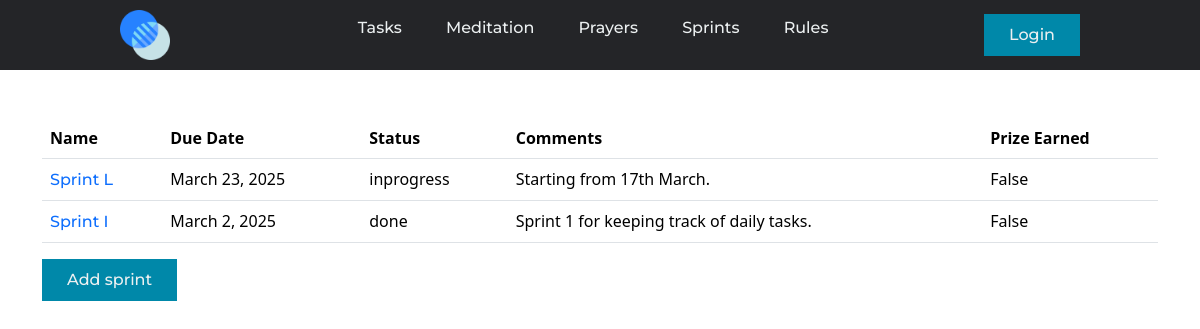
Page /sprints/ on the committed database.
### task/models.py (models this page shows, shortened)
class Sprint(models.Model):
    STATUS_CHOICES = [('notdone', 'notdone'), ('inprogress', 'inprogress'), ('done', 'done')]
    name = models.CharField(max_length=255)
    due_date = models.DateField()
    status = models.CharField(choices=STATUS_CHOICES, max_length=255)
    comments = models.TextField()
    prize_earned = models.BooleanField(default=False)
    owner = models.ForeignKey(get_user_model(), on_delete=models.CASCADE)

### task/views.py (the view)
# urls.py: path('sprints/', views.SprintListView.as_view(), name='sprints'),
class SprintListView(generic.ListView):
    model = Sprint
    queryset = Sprint.objects.all()
    template_name = 'sprint/sprints.html'
    context_object_name = 'sprints'

### templates/sprint/sprints.html (shortened to what this page needs)
{% extends 'base.html' %}
{% block content %}
  <div class="container mt-5">
    {% if sprints %}
    <table class="table">
      <th>Name</th>
      <th>Due Date</th>
      <th>Status</th>
      <th>Comments</th>
      <th>Prize Earned</th>
      {% for sprint in sprints|dictsortreversed:'due_date' %}
      <tr>
        <td><a href="{% url 'sprint_edit' sprint.id %}">{{sprint.name}}</a></td>
        <td>{{sprint.due_date}}</td>
        <td>{{sprint.status}}</td>
        <td>{{sprint.comments}}</td>
        <td>{{sprint.prize_earned}}</td>
      </tr>
      {% endfor %}
    </table>
    {% endif %}
    <a href="{% url 'sprint_add' %}"><button>Add sprint</button></a>
  </div>
{% endblock %}

### assets/static/css/styles.css (style rules this page uses)
* { box-sizing: border-box; margin: 0px; padding: 0; }
li, a, button { font-family: "Montserrat", sans-serif; font-weight: 500; font-size: 16px; color: #ecf0f1; text-decoration: none; }
button { border-radius: 10px; }
button { padding: 9px 25px; background-color: rgba(0,136,169,1); border: none; border-radius: 10px; cursor: pointer; transform: all 0.3s ease 0s; }
table a { text-decoration: none; }

### rows in the picture
Sprint: name "Sprint L", due_date "March 23, 2025", status "inprogress", comments "Starting from 17th March.", prize_earned "False"
Sprint: name "Sprint I", due_date "March 2, 2025", status "done", comments "Sprint 1 for keeping track of daily tasks.", prize_earned "False"
